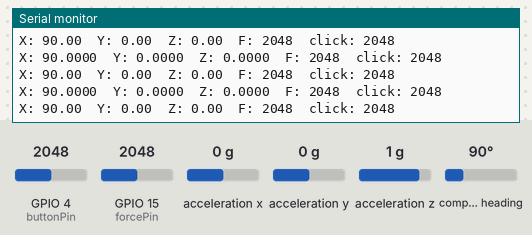
The sketch below on a simulated ESP32. Shown: the last lines printed to the serial monitor. The test bench sets the inputs (shaded band); at power-on: acceleration x 0 g, GPIO 4 (buttonPin) = 2048, GPIO 15 (forcePin) = 2048, acceleration y 0 g, acceleration z 1 g, compass heading 90°. WiFi joins after 1.5 s; servers stay silent unless stated; no MQTT or app messages arrive unless stated.

Above: at 4.7 s.
4.8 s: acceleration x set to -1.4 g
At 5.5 s:
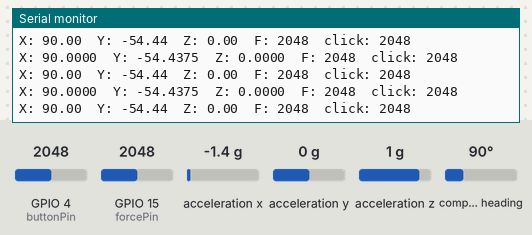
6.3 s: GPIO 4 (buttonPin) set to 2866
At 7.0 s:
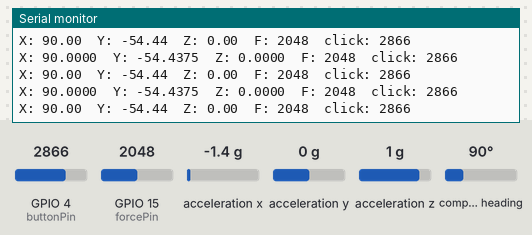
7.8 s: GPIO 15 (forcePin) set to 2866
At 8.6 s:
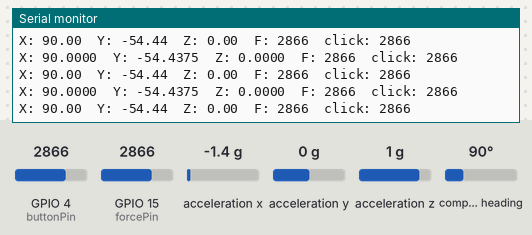
9.3 s: acceleration y set to -1.4 g
At 9.9 s:
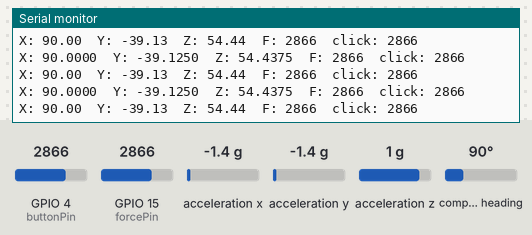
10.8 s: acceleration z set to -1.4 g
At 11.7 s:
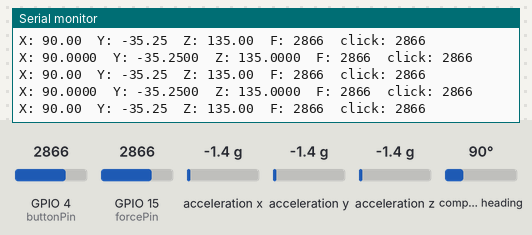
12.3 s: GPIO 4 (buttonPin) set to 3972
At 13.2 s:
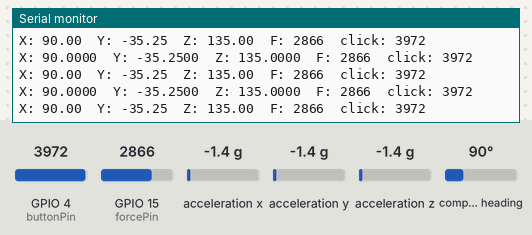
Timing chart, 0 to 14.6 s (numbered marks = the images above; inputs shaded):
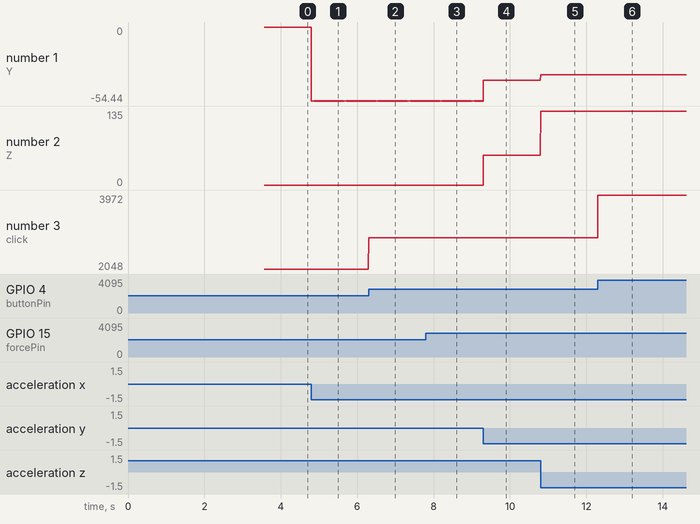

The sketch:

watch1_wristMPU_button_Force.ino
```cpp
#include <WiFi.h>
#include <PubSubClient.h>
#include <WiFiClient.h>
#include <Arduino.h>
#include <Wire.h>
#include <Adafruit_Sensor.h>
#include <Adafruit_BNO055.h>
#include <utility/imumaths.h>


Adafruit_BNO055 bno = Adafruit_BNO055(55);

//Force Sensor
const int forcePin =  15;
int forceRead = 0;

WiFiClient esp32client;
PubSubClient MQTT_CLIENT;

const char  IP[] = "192.168.1.10"; //HOME
const char ssid[] ="MiFibra-C9FA";// HOME
const char pswd[] =  "mrkKGDDF";// HOME
/*
char  IP[] = "10.3.141.1"; //HOME
char ssid[] ="Team2_ExZZu";// HOME
char pswd[] =  "123456789";// HOME
*/
/*
const char  IP[] = "10.3.141.1"; //HOME
const char ssid[] ="Team2_ExZZu";// HOME
const char pswd[] =  "123456789";// HOME
*/
int buttonPin =4;
//char ssid[] ="IAAC-WIFI";// HOME
//char pswd[] =  "enteriaac2013";// HOME
//char  IP[] = "192.168.10.177"; //HOME

//char ssid[] ="IAAC-WIFI";// HOME
//char pswd[] =  "enteriaac2013";// HOME
//char  IP[] = "192.168.10.177"; //HOME

char X[20];
char Y[20];
char Z[20];
char F[20];
char C[20];
char tmp_str[10];
String x;
String y;
String z;
String f;
String c;
void SendMsg_old(){

  sensors_event_t event;
  bno.getEvent(&event);
  forceRead = analogRead(forcePin);
  int button = analogRead(buttonPin);


  Serial.print("X: ");
  Serial.print(event.orientation.x, 4);
  Serial.print("\tY: ");
  Serial.print(event.orientation.y, 4);
  Serial.print("\tZ: ");
  Serial.print(event.orientation.z, 4);
  Serial.print("\tF: ");
  Serial.print(forceRead);
  Serial.print("\tclick: ");
  Serial.print(button);
  Serial.println("");


    sprintf(X,"%5f",event.orientation.x);
    sprintf(Y,"%5f",event.orientation.y);
    sprintf(Z,"%5f",event.orientation.z);
    sprintf(F,"%5i",forceRead);
    sprintf(C,"%5i",button);

  Serial.print("X: ");
  Serial.print(X);
  Serial.print("\tY: ");
  Serial.print(Y);
  Serial.print("\tZ: ");
  Serial.print(Z);
  Serial.print("\tF: ");
  Serial.print(forceRead);
  Serial.print("\tclick: ");
  Serial.print(button);
  Serial.println("");

 MQTT_CLIENT.publish("/watch1/X",X);
 MQTT_CLIENT.publish("/watch1/Y",Y);
 MQTT_CLIENT.publish("/watch1/Z",Z);
 MQTT_CLIENT.publish("/ToolF",F);
 MQTT_CLIENT.publish("/ArdClick",C);


    }

void SendMsg(){

  sensors_event_t event;
  bno.getEvent(&event);
  forceRead = analogRead(forcePin);
  int button = analogRead(buttonPin);


  Serial.print("X: ");
  Serial.print(event.orientation.x, 4);
  Serial.print("\tY: ");
  Serial.print(event.orientation.y, 4);
  Serial.print("\tZ: ");
  Serial.print(event.orientation.z, 4);
  Serial.print("\tF: ");
  Serial.print(forceRead);
  Serial.print("\tclick: ");
  Serial.print(button);
  Serial.println("");


  x = String(event.orientation.x);
  y = String(event.orientation.y);
  z = String(event.orientation.z);
  f = String(forceRead);
  c = String(button);

  x.toCharArray(X, x.length() + 1);
  y.toCharArray(Y, y.length() + 1);
  z.toCharArray(Z, z.length() + 1);
  f.toCharArray(F, f.length() + 1);
  c.toCharArray(C, c.length() + 1);


  Serial.print("X: ");
  Serial.print(X);
  Serial.print("\tY: ");
  Serial.print(Y);
  Serial.print("\tZ: ");
  Serial.print(Z);
  Serial.print("\tF: ");
  Serial.print(forceRead);
  Serial.print("\tclick: ");
  Serial.print(button);
  Serial.println("");

 MQTT_CLIENT.publish("/watch1/X",X);
 MQTT_CLIENT.publish("/watch1/Y",Y);
 MQTT_CLIENT.publish("/watch1/Z",Z);
 MQTT_CLIENT.publish("/ToolF",F);
 MQTT_CLIENT.publish("/ArdClick",C);


    }


void Connect(){
  if (WiFi.status()==!WL_CONNECTED && MQTT_CLIENT.connected()) return;
  if (WiFi.status() !=WL_CONNECTED){
    Serial.println("Starting connecting WiFi.");
    delay(10);
    WiFi.begin(ssid, pswd);
    while (WiFi.status() != WL_CONNECTED) {
      delay(500);
      Serial.print(".");
    }
    Serial.println("WiFi connected");
    Serial.println("IP address: ");
    Serial.println(WiFi.localIP());
  }

    while (!MQTT_CLIENT.connected()){
       MQTT_CLIENT.setClient(esp32client);
       MQTT_CLIENT.setServer(IP,1883);
       MQTT_CLIENT.connect("esp_master_wrist");
      Serial.println("MQTT trying to Connect");
      delay(1000);
  }

}

void BNO055_Init(){
   Serial.println("Orientation Sensor Test"); Serial.println("");

  /* Initialise the sensor */
  if (!bno.begin())
  {
    /* There was a problem detecting the BNO055 ... check your connections */
    Serial.print("Ooops, no BNO055 detected ... Check your wiring or I2C ADDR!");
    while (1);
  }

  delay(1000);
  Connect();
  bno.setExtCrystalUse(true);
}


void setup() {
  Serial.begin(115200);
    Connect();
    BNO055_Init();
    Serial.print("Done Setup");

  // put your setup code here, to run once:

}

void loop() {
 Connect();
 SendMsg();

}
```

Measured:
- after the input at 4.8 s, the serial monitor: prints a new line at once (image 1)
- after the input at 6.3 s, the serial monitor: prints a new line at once (image 2)
- after the input at 7.8 s, the serial monitor: prints a new line at once (image 3)
- after the input at 9.3 s, the serial monitor: prints a new line at once (image 4)
- after the input at 10.8 s, the serial monitor: prints a new line at once (image 5)
- after the input at 12.3 s, the serial monitor: prints a new line at once (image 6)
- plotted number 1: 0 → -54.44 after the input at 4.8 s, -54.44 → -39.13 after the input at 9.3 s, -39.13 → -35.25 after the input at 10.8 s
- plotted number 2: 0 → 54.44 after the input at 9.3 s, 54.44 → 135 after the input at 10.8 s
